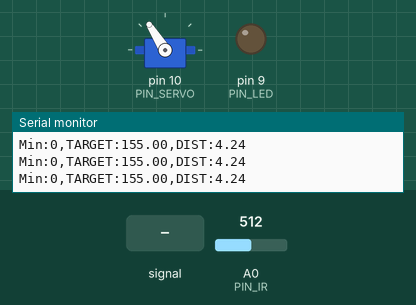
A sketch run on a simulated Arduino Uno, built with avr-gcc and run on an emulated ATmega328P. Shown: servo, output pins drawn as LEDs (lit = HIGH), the last lines printed to the serial monitor. Inputs (shaded band) come from the test bench; at power-on: A0 (PIN_IR) = 512.

Above: at 1.2 s.
1.3 s: A0 (PIN_IR) fed a 200 Hz sine of ±460 counts around its level
4.3 s: A0 (PIN_IR) set to 716
At 4.3 s:
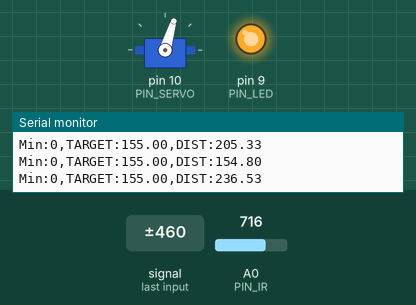
5.8 s: A0 (PIN_IR) set to 682
At 7.0 s:
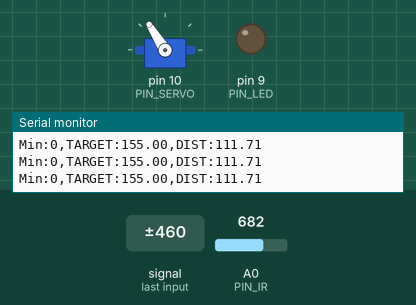
7.3 s: A0 (PIN_IR) set to 900
At 7.9 s:
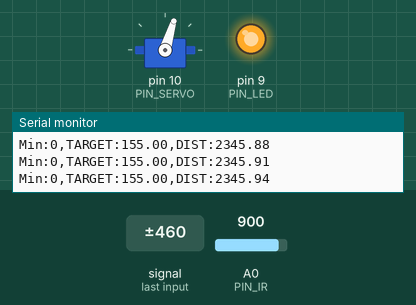
Timing chart, 0 to 9.8 s (numbered marks = the images above; inputs shaded):
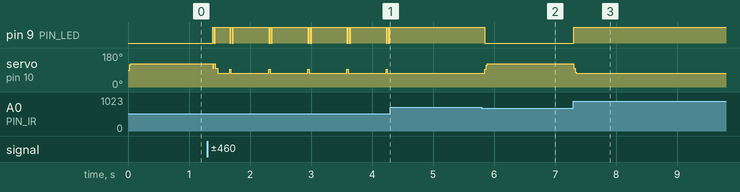

The sketch:

22_bangbangcontrol.ino
```cpp
#include <Servo.h> // customed line => 15, 19-23, 80, 84-90, 125

// Arduino pin assignment
#define PIN_LED 9
#define PIN_SERVO 10
#define PIN_IR A0
#define PIN_VAR A3

// Event interval parameters
#define _INTERVAL_DIST    20 // distance sensor interval (unit: ms)
#define _INTERVAL_SERVO   20 // servo interval (unit: ms)
#define _INTERVAL_SERIAL  20 // serial interval (unit: ms)

// EMA filter configuration for the IR distance sensor
#define _EMA_ALPHA 0.7      // EMA weight (range: 0 to 1)
                          // Setting _EMA_ALPHA to 0 effectively disables EMA filter.

// Servo adjustment
#define _DUTY_MAX 2100  // Servo angle: D degree (D = 300)
#define _DUTY_NEU 1550  // Servo angle: 0 degree
#define _DUTY_MIN 1000   // Servo angle: E degree (E = 40)
#define _SERVO_ANGLE_DIFF 100 // Replace with |D - E| degree (40 - (-60))
#define _SERVO_SPEED 1000 // servo speed limit (unit: degree/second) (default = 1000)

#define _BANGBANG_RANGE 250

// global variables
float dist_filtered, dist_ema, dist_target; // unit: mm

Servo myservo;

int duty_change_per_interval; // maximum duty difference per interval
int duty_target;    // Target duty
int duty_curr;      // Current duty

unsigned long last_sampling_time_dist;   // unit: msec
unsigned long last_sampling_time_servo;  // unit: msec
unsigned long last_sampling_time_serial; // unit: msec

bool event_dist, event_servo, event_serial; // event triggered?

void setup() {
  // initialize GPIO pins
  pinMode(PIN_LED,OUTPUT);
  myservo.attach(PIN_SERVO);
  duty_target = duty_curr = _DUTY_NEU;

  // convert angular speed into duty change per interval.
  duty_change_per_interval =
    (_DUTY_MAX - _DUTY_MIN) * (_SERVO_SPEED / (float) _SERVO_ANGLE_DIFF) * (_INTERVAL_SERVO / 1000.0);

  // initialize serial port
  Serial.begin(1000000);

  // Set a target distance
  dist_target = 155; // 15.5 cm, the center of the rail
}

void loop() {
  unsigned long time_curr = millis();

  // wait until next event time
  if (time_curr >= (last_sampling_time_dist + _INTERVAL_DIST)) {
        last_sampling_time_dist += _INTERVAL_DIST;
        event_dist = true;
  }
  if (time_curr >= (last_sampling_time_servo + _INTERVAL_SERVO)) {
        last_sampling_time_servo += _INTERVAL_SERVO;
        event_servo = true;
  }
  if (time_curr >= (last_sampling_time_serial + _INTERVAL_SERIAL)) {
        last_sampling_time_serial += _INTERVAL_SERIAL;
        event_serial = true;
  }

  if(event_dist) {
    event_dist = false;

    // get a distance reading from the distance sensor
    dist_filtered = volt_to_distance(ir_sensor_filtered(50, 0.5)); // Replace n with your desired value
    dist_ema = _EMA_ALPHA * dist_ema + (1.0 - _EMA_ALPHA) * dist_filtered;

    // bang bang control
    if(dist_ema < dist_target) { // Replace 1 with a proper test expression using dist_target and dist_ema.
      duty_target = _DUTY_NEU + _BANGBANG_RANGE; // Complete this line using _BANGBANG_RANGE.
      digitalWrite(PIN_LED, 0);
    }
    else {
      duty_target = _DUTY_NEU - _BANGBANG_RANGE; // Complete this line using _BANGBANG_RANGE.
      digitalWrite(PIN_LED, 1);
    }
  }

  if(event_servo) {
    event_servo = false;

    // adjust duty_curr toward duty_target by duty_change_per_interval
    if (duty_target > duty_curr) {
      duty_curr += duty_change_per_interval;
      if (duty_curr > duty_target)
          duty_curr = duty_target;
    } else {
      duty_curr -= duty_change_per_interval;
      if (duty_curr < duty_target)
        duty_curr = duty_target;
    }
    // update servo position
    if(duty_curr > _DUTY_MAX) duty_curr = _DUTY_MAX; // for servo arm protection
    if(duty_curr < _DUTY_MIN) duty_curr = _DUTY_MIN;
    myservo.writeMicroseconds(duty_curr);
  }

  if(event_serial) {
    event_serial = false;
// output the read value to the serial port
    Serial.print("Min:0,TARGET:"); Serial.print(dist_target);
    Serial.print(",DIST:");
    Serial.println(dist_ema);
  }
}

float volt_to_distance(int a_value)
{
  int x = a_value;
  return 1193 + -10.4 * x + 0.0397 * x * x + -6.92 * 1/10 * 1/10 * 1/10 * 1/10 * 1/10 * x * x * x + 4.39 * 1/10 * 1/10 * 1/10 * 1/10 * 1/10 * 1/10 * 1/10 * 1/10 * x * x * x * x; // Replace this with the equation obtained from nonlinear regression analysis
}

unsigned int ir_sensor_filtered(unsigned int n, float position)
{
  // Eliminate spiky noise of an IR distance sensor by repeating measurement and taking a middle value
  // n: number of measurement repetition
  // position: the percentile of the sample to be taken (0.0 <= position <= 1.0)

  // The output of Sharp infrared sensor includes lots of spiky noise.
  // To eliminate such a spike, ir_sensor_filtered() performs the following two steps:
  // Step 1. Repeat measurement n times and collect n * position smallest samples, where 0 <= postion <= 1.
  // Step 2. Return the largest sample among the collected ones.

  unsigned int *ir_val, tmp, ret_idx, ret_val;
  unsigned int start_time;

  ret_idx = (unsigned int) ceil(n * position);

  // Step 1. Repeat measurement n times and collect n * position smallest samples.
  // Note: simple implementation requires an array of n elements to store n samples.
  // Instead, we can save memory by allocating an array of (n * position + 1) elements.

  ir_val = (unsigned int*) malloc(sizeof(unsigned int) * (ret_idx + 2));
  ir_val[0] = analogRead(PIN_IR);

  for (int i = 1; i < n; i++) {
    int j;
    if(i < ret_idx + 1) {
      ir_val[i] = analogRead(PIN_IR);
      j = i - 1;
    }
    else {
      ir_val[ret_idx + 1] = analogRead(PIN_IR);
      j = ret_idx;
    }

    for( ; j >= 0; j--) {
      if(ir_val[j] > ir_val[j+1]) {
        tmp = ir_val[j];
        ir_val[j] = ir_val[j+1];
        ir_val[j+1] = tmp;
      }
    }
  }

  // Step 2. Return the largest sample among the collected ones.
  if(position > 0.0) ret_val = ir_val[ret_idx];
  else ret_val = ir_val[0];

  free(ir_val);

  return ret_val;
}
```

Measured:
- the behaviour switches between 696 and 695 on A0 (PIN_IR) (found by bisection; images 1 and 2)
- after the input at 4.3 s, pin 9 (PIN_LED): stops changing and stays HIGH; servo on pin 10 (PIN_SERVO): stops changing and stays 73°
- after the input at 5.8 s, pin 9 (PIN_LED): HIGH → LOW after 0.05 s; servo on pin 10 (PIN_SERVO): 73° → 122° after 0.05 s
- after the input at 7.3 s, pin 9 (PIN_LED): LOW → HIGH at once; servo on pin 10 (PIN_SERVO): 122° → 73° at once
